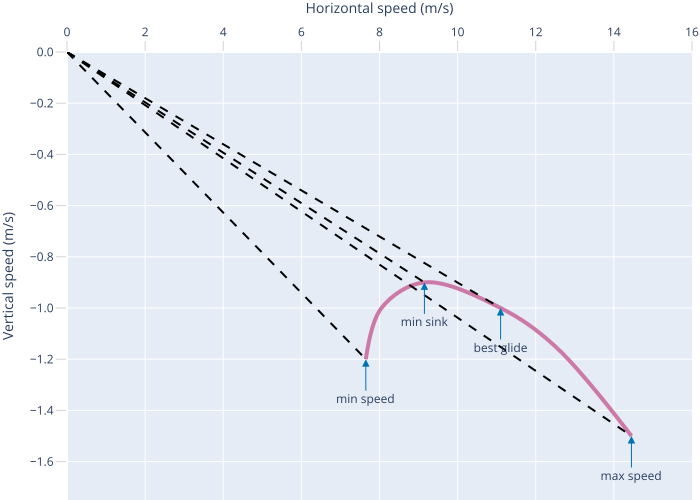

Recreate this plot in Python.
# SPDX-FileCopyrightText: 2023 Radovan Bast <radovan.bast@uit.no>
#
# SPDX-License-Identifier: MIT

from data import data
from colors import colors

import plotly.graph_objects as go

xs, ys = zip(*data["2023 beginner wing"])

fig = go.Figure()

fig.add_trace(
    go.Scatter(
        x=xs,
        y=ys,
        mode="lines",
        line_shape="spline",
        name="polar",
    )
)

fig.update_traces(
    selector=dict(name="polar"),
    line=dict(width=4, color=colors["reddishpurple"]),
)

fig.update_xaxes(
    title_text="Horizontal speed (m/s)",
    range=[0, 16],
    ticks="outside",
    tickcolor="lightgray",
    ticklen=10,
    side="top",
)

fig.update_yaxes(
    title_text="Vertical speed (m/s)",
    range=[-1.75, 0],
    ticks="outside",
    tickcolor="lightgray",
    ticklen=10,
    tickformat=".1f",
)

points = {
    "min speed": (7.65, -1.2),
    "min sink": (9.15, -0.9),
    "best glide": (11.1, -1.0),
    "max speed": (14.45, -1.5),
}

for name, (x, y) in points.items():
    fig.add_trace(
        go.Scatter(
            x=[0.0, x],
            y=[0.0, y],
            mode="lines",
            name=name,
        )
    )

    fig.update_traces(selector=dict(name=name), line=dict(dash="dash", color="black"))

    fig.add_annotation(
        x=x,
        y=y,
        text=name,
        showarrow=True,
        arrowcolor=colors["blue"],
        arrowhead=2,
        arrowsize=1.5,
        ax=0,
        ay=40,
    )

fig.update_layout(showlegend=False, margin=dict(l=0, r=0, t=0, b=0))

fig.write_image("important-points.svg")
